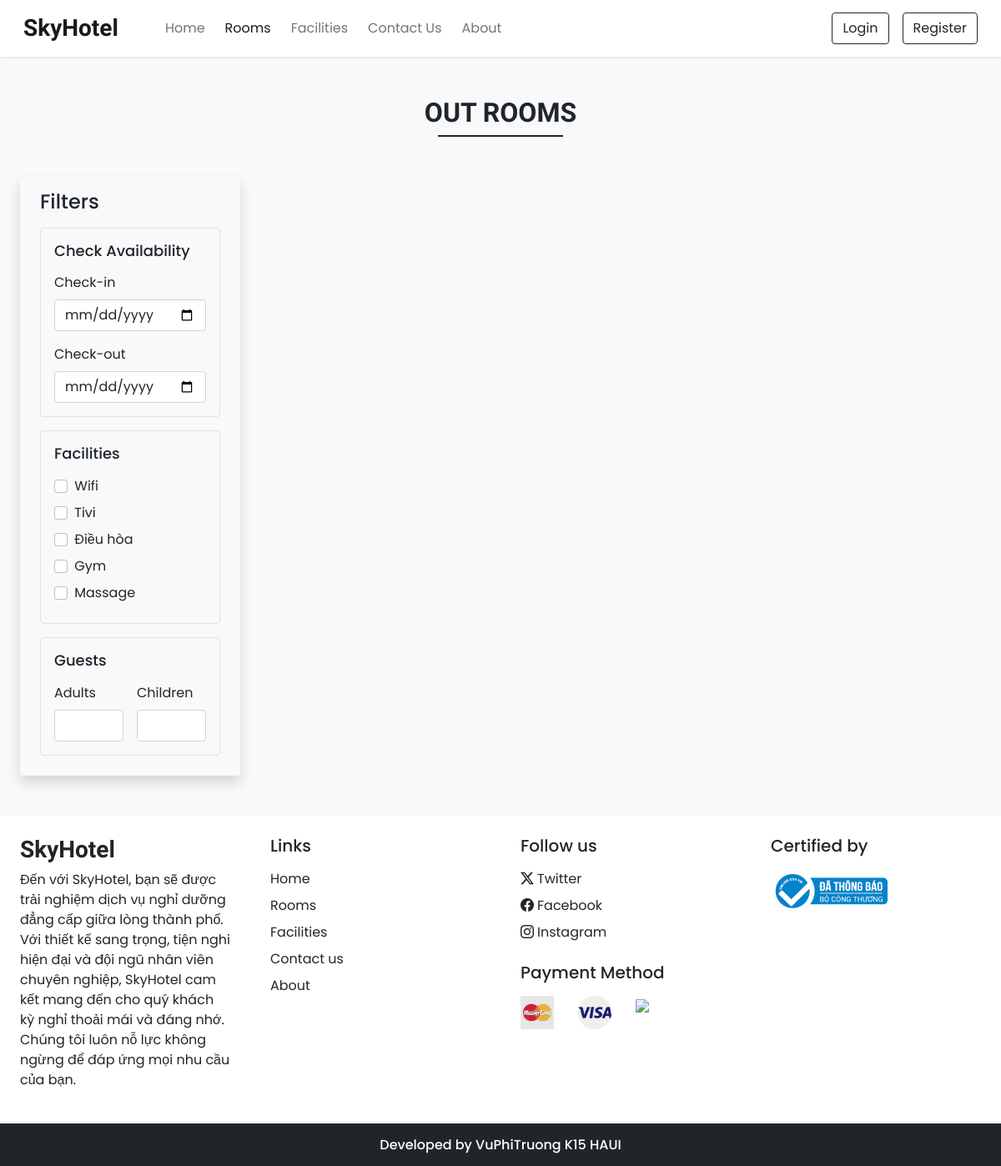
The page /rooms.php on the database its author committed.
### tables this page shows
CREATE TABLE `settings` (
  `sr_no` int(11) NOT NULL,
  `site_title` varchar(500) NOT NULL,
  `site_about` varchar(500) NOT NULL,
  `shutdown` int(11) NOT NULL DEFAULT 0
);

### admin/inc/db_config.php (called while the page is built, shortened)
<?php
  function select($sql, $values, $datatypes)
  {
    $con = $GLOBALS['con'];
    if($stmt = mysqli_prepare($con, $sql))
    {
      mysqli_stmt_bind_param($stmt, $datatypes,...$values);
      if(mysqli_stmt_execute($stmt))
      {
        $res = mysqli_stmt_get_result($stmt);
        return $res;
      }
      else
      {
        mysqli_stmt_close($stmt);
        die("Query cannot be executed - Select");
      }
    }
    else
    {
      die("Query cannot be executed - Select");
    }
  }
?>

### rooms.php (the view, shortened to what this page needs)
<!DOCTYPE html>
<html lang="en">
<head>
  <?php require('inc/links.php'); ?>
</head>
<body class="bg-light">
  <?php require('inc/header.php'); ?>
  <div class="my-5 px-4">
    <h2 class="fw-bold h-font text-center">OUT ROOMS</h2>
    <div class="h-line bg-dark"></div>
  </div>
  <div class="container-fluid">
    <div class="row">
      <div class="col-lg-3 col-md-12 mb-lg-0 mb-4 ps-4">
        <nav class="navbar navbar-expand-lg navbar-light bg-light rounded shadow">
          <div class="container-fluid flex-lg-column align-items-stretch">
            <h4 class="mt-2">Filters</h4>
            <div class="collapse navbar-collapse flex-column align-items-stretch mt-2" id="filterDropdown">
              <div class="border bg-light p-3 rounded mb-3">
                <h5 class="d-flex align-items-center justify-content-between mb-3" style="font-size: 18px;">
                  <span>Check Availability</span>
                </h5>
                <label class="form-label">Check-in</label>
                <input type="date" class="form-control shadow-none mb-3" id="checkin" onchange="chk_avail_filter()">
                <label class="form-label">Check-out</label>
                <input type="date" class="form-control shadow-none" id="checkout" onchange="chk_avail_filter()">
              </div>
              <div class="border bg-light p-3 rounded mb-3">
                <h5 class="mb-3" style="font-size: 18px;">Facilities</h5>
                <div class="mb-2">
                  <input type="checkbox" id="f1" class="form-check-input shadow-none me-1">
                  <label class="form-check-label" for="f1">Wifi</label>
                </div>
                <div class="mb-2">
                  <input type="checkbox" id="f1" class="form-check-input shadow-none me-1">
                  <label class="form-check-label" for="f2">Tivi</label>
                </div>
                <div class="mb-2">
                  <input type="checkbox" id="f1" class="form-check-input shadow-none me-1">
                  <label class="form-check-label" for="f3">Điều hòa</label>
                </div>
                <div class="mb-2">
                  <input type="checkbox" id="f1" class="form-check-input shadow-none me-1">
                  <label class="form-check-label" for="f3">Gym</label>
                </div>
                <div class="mb-2">
                  <input type="checkbox" id="f1" class="form-check-input shadow-none me-1">
                  <label class="form-check-label" for="f3">Massage</label>
                </div>
              </div>
              <div class="border bg-light p-3 rounded mb-3">
                <h5 class="mb-3" style="font-size: 18px;">Guests</h5>
                <div class="d-flex">
                  <div class="me-3">
                    <label class="form-label">Adults</label>
                    <input type="number" class="form-control shadow-none">
                  </div>
                  <div>
                    <label class="form-label">Children</label>
                    <input type="number" class="form-control shadow-none">
                  </div>
                </div>
              </div>
            </div>
          </div>
        </nav>
      </div>
      <div class="col-lg-9 col-md-12 px-4" id="rooms-data">
      </div>
    </div>
  </div>
  <?php require('inc/footer.php'); ?>
</body>
</html>

### inc/header.php (shortened to what this page needs)
<div id="nav-bar" class="navbar navbar-expand-lg navbar-light bg-white px-lg-3 py-lg-2 shadow-sm sticky-top">
  <div class="container-fluid">
    <a class="navbar-brand me-5 fw-bold fs-3 h-font" href="index.php"><?php echo $settings_r['site_title'] ?></a>
    <div class="collapse navbar-collapse" id="navbarSupportedContent">
      <ul class="navbar-nav me-auto mb-2 mb-lg-0">
        <li class="nav-item">
          <a class="nav-link me-2" aria-current="page" href="index.php">Home</a>
        </li>
        <li class="nav-item">
          <a class="nav-link me-2" href="rooms.php">Rooms</a>
        </li>
        <li class="nav-item">
          <a class="nav-link me-2" href="facilities.php">Facilities</a>
        </li>
        <li class="nav-item">
          <a class="nav-link me-2" href="contact.php">Contact Us</a>
        </li>
        <li class="nav-item">
          <a class="nav-link me-2" href="about.php">About</a>
        </li>
      </ul>
      <div class="d-flex">
        <?php
        if (isset($_SESSION['login']) && $_SESSION['login'] == true) {
          $path = USERS_IMG_PATH;
          echo <<<data
              <div class="btn-group">
                <button type="button" class="btn dropdown-toggle" data-bs-toggle="dropdown" data-bs-display="static" aria-expanded="false">
                  <img src="$path$_SESSION[uPic]" style="width:50px; height:50px;" class="me-1 rounded-circle">
                </button>
                <ul class="dropdown-menu dropdown-menu-lg-end">
                  <li><a class="dropdown-item" href="profile.php">Profile</a></li>
                  <li><a class="dropdown-item" href="bookings.php">Bookings</a></li>
                  <li><a class="dropdown-item" href="logout.php">Logout</a></li>
                </ul>
              </div>
            data;
        } else {
          echo <<<data
            <button type="button" class="btn btn-outline-dark shadow-none me-lg-3 me-2" data-bs-toggle="modal" data-bs-target="#loginModal">
              Login
            </button>
            <button type="button" class="btn btn-outline-dark shadow-none" data-bs-toggle="modal" data-bs-target="#registerModal">
              Register
            </button>
          data;
        }
        ?>
      </div>
    </div>
  </div>
</div>

### inc/footer.php (shortened to what this page needs)
<div class="container-fluid bg-white mt-5">
  <div class="row">
    <div class="col-lg-3 p-4">
      <h3 class="h-font fw-bold fs-3"><?php echo $settings_r['site_title'] ?></h3>
      <p>
        <?php echo $settings_r['site_about'] ?>
      </p>
    </div>
    <div class="col-lg-3 p-4">
      <h5 class="mb-3">Links</h5>
      <a href="index.php" class="d-inline-block mb-2 text-dark text-decoration-none">Home</a><br>
      <a href="rooms.php" class="d-inline-block mb-2 text-dark text-decoration-none">Rooms</a><br>
      <a href="facilities.php" class="d-inline-block mb-2 text-dark text-decoration-none">Facilities</a><br>
      <a href="contact.php" class="d-inline-block mb-2 text-dark text-decoration-none">Contact us</a><br>
      <a href="about.php" class="d-inline-block mb-2 text-dark text-decoration-none">About</a>
    </div>
    <div class="col-lg-3 p-4">
      <h5 class="mb-3">Follow us</h5>
      <a href="<?php echo $contact_r['tw'] ?>" class="d-inline-block mb-2 text-dark text-decoration-none">
        <i class="bi bi-twitter-x me-1"></i>Twitter</a><br>
      <a href="<?php echo $contact_r['fb'] ?>" class="d-inline-block mb-2 text-dark text-decoration-none">
        <i class="bi bi-facebook me-1"></i>Facebook</a><br>
      <a href="<?php echo $contact_r['insta'] ?>" class="d-inline-block mb-4 text-dark text-decoration-none">
        <i class="bi bi-instagram me-1"></i>Instagram</a><br>
      <div class="row">
        <h5 class="mb-3">Payment Method</h5>
        <div class="col-md-3 mb-3">
          <img src="Images/Pay/mastercard.png" class="img-fluid" width="40px">
        </div>
        <div class="col-md-3 mb-3">
          <img src="Images/Pay/visa.png" class="img-fluid" width="40px">
        </div>
        <div class="col-md-3 mb-3">
          <img src="Images/Pay/tienmat.png" class="img-fluid" width="auto">
        </div>
      </div>
    </div>
    <div class="col-lg-3 p-4">
      <h5 class="mb-3">Certified by</h5>
      <img src="Images/certificate/certificate-1.png" width="140px"><br>
    </div>
  </div>
</div>
<h6 class="text-center bg-dark text-white p-3 m-0">Developed by VuPhiTruong K15 HAUI</h6>

### CSS/common.css (style rules this page uses)
:root { --teal: #2ec1ac; --teal_hover: #279e8c; }
.h-font { font-family: "Merienda", cursive; }
* { font-family: "Poppins", sans-serif; }
input[type=number] { appearance: textfield; }
.h-line { width: 150px; margin: 0 auto; height: 1.7px; }

### rows shown on the page
settings: site_title "SkyHotel", site_about "Đến với SkyHotel, bạn sẽ được trải nghiệm dịch vụ nghỉ dưỡng đẳng cấp giữa lòng thành phố. Với thiết kế sang trọng, tiện nghi hiện đại và đội ngũ nhân viên chuyên nghiệp, SkyHotel cam kết mang đến cho quý khách kỳ nghỉ thoải mái và đáng nhớ. Chúng tôi luôn nỗ lực không ngừng để đáp ứng mọi nhu cầu của bạn."
